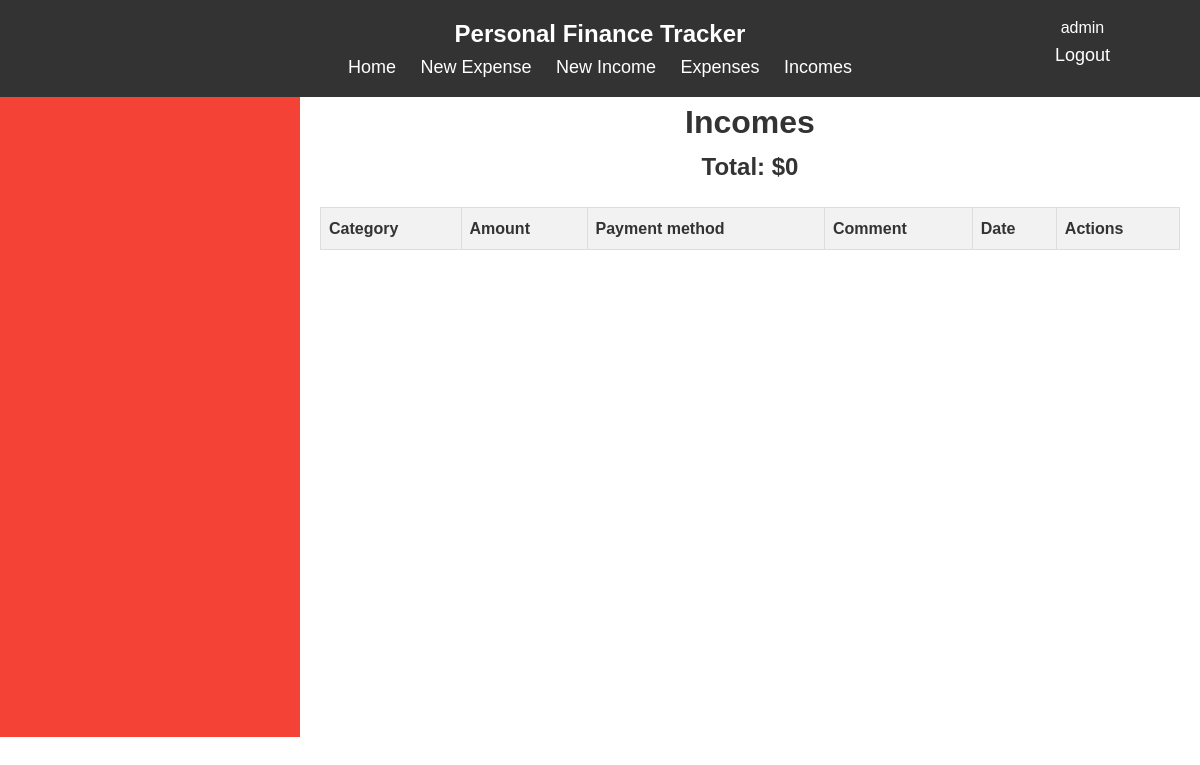
Before: /showincome/ (signed in) with the older database file.
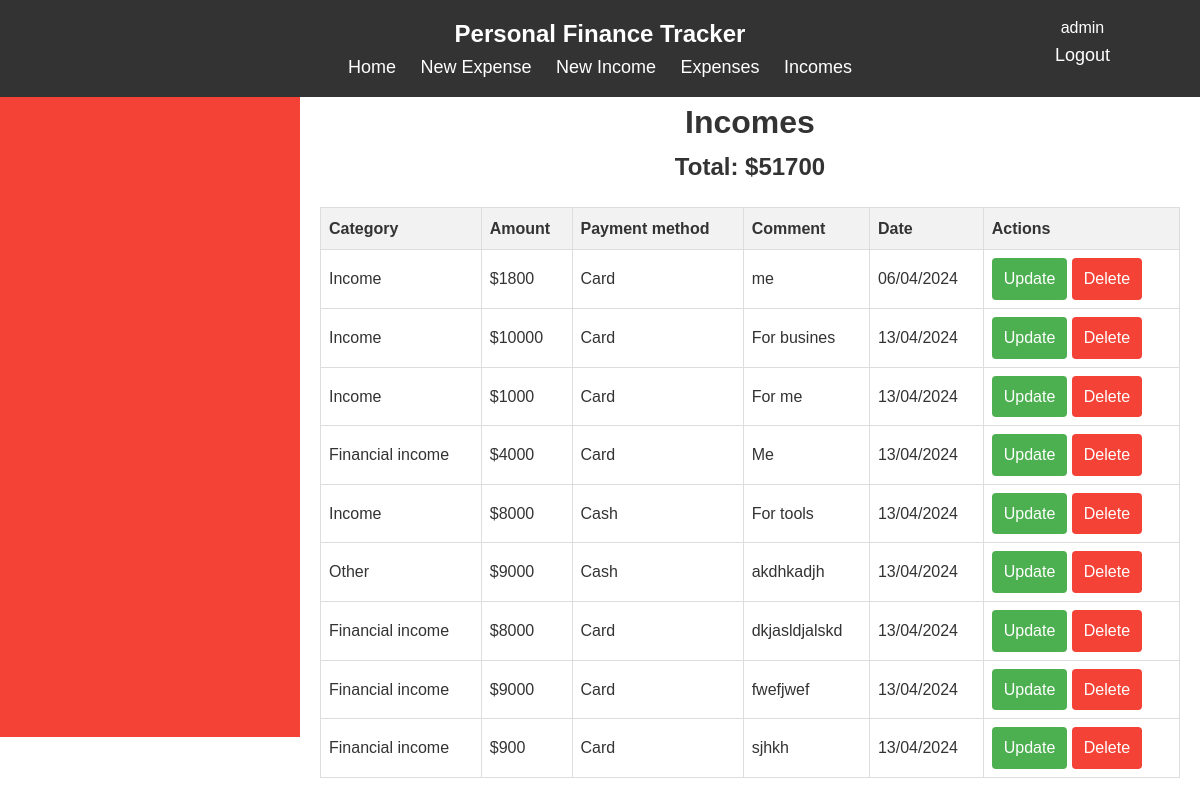
After: the same page with the newer database file.
### app/models.py (models this page shows)
class Income(models.Model):
    IncomeCategory = (
        ('Financial income', 'Financial income'),
        ('Income', 'Income'),
        ('Other', 'Other')
    )
    user = models.ForeignKey(User, on_delete=models.CASCADE, null=True, blank=True, related_name='incomes')
    income_category = models.CharField(max_length=50, choices=IncomeCategory)
    income_amount = models.IntegerField(default=0)
    income_payment_method = models.CharField(max_length=50, choices=PAYMENT_METHOD)
    income_date = models.DateField(default=timezone.now)
    income_comment = models.TextField(null=False)

### app/views.py (the view)
# urls.py: path('showincome/', IncomeListView.as_view(), name='show_in'),
class IncomeListView(LoginRequiredMixin, generic.ListView):
    model = Income
    template_name = 'list_income.html'
    context_object_name = 'incomes'
    def get_context_data(self, **kwargs):
        context = super().get_context_data(**kwargs)
        context['incomes'] = context['incomes'].filter(user=self.request.user)
        total_income = Income.objects.filter(user=self.request.user).aggregate(total=Sum('income_amount'))['total'] or 0
        context['total_income'] = total_income
        return context

### app/templates/list_income.html
{% extends "base.html" %}
{% block content %}
<div class="main" style="display: flex; gap: 20px;">
<div class="left" style="width: 25%; background-color: #f44336; position: sticky; top: 0; height: 80vh;">
</div>
<div class="right" style="flex-grow: 5; padding-right: 20px;">
<h1 style="text-align: center;">Incomes</h1>
<h2 style="text-align: center;">Total: ${{ total_income }}</h2>
<table class="income-table" style="border-collapse: collapse; width: 100%;">
    <thead>
        <tr style="background-color: #f2f2f2;">
            <th style="border: 1px solid #ddd; padding: 8px;">Category</th>
            <th style="border: 1px solid #ddd; padding: 8px;">Amount</th>
            <th style="border: 1px solid #ddd; padding: 8px;">Payment method</th>
            <th style="border: 1px solid #ddd; padding: 8px;">Comment</th>
            <th style="border: 1px solid #ddd; padding: 8px;">Date</th>
            <th style="border: 1px solid #ddd; padding: 8px;">Actions</th>
        </tr>
    </thead>
    <tbody>
        {% for income in incomes %}
        <tr style="background-color: #ffffff;">
            <td style="border: 1px solid #ddd; padding: 8px;">{{ income.get_income_category_display }}</td>
            <td style="border: 1px solid #ddd; padding: 8px;">${{ income.income_amount }}</td>
            <td style="border: 1px solid #ddd; padding: 8px;">{{ income.get_income_payment_method_display }}</td>
            <td style="border: 1px solid #ddd; padding: 8px;">{{ income.income_comment }}</td>
            <td style="border: 1px solid #ddd; padding: 8px;">{{ income.income_date|date:"d/m/Y" }}</td>
            <td style="border: 1px solid #ddd; padding: 8px;">
                <a href="{% url 'update_in' pk=income.pk %}" style="background-color: #4CAF50; color: white; padding: 8px 12px; text-align: center; text-decoration: none; display: inline-block; border-radius: 4px;">Update</a>
                <a href="{% url 'delete_in' pk=income.pk %}" style="background-color: #f44336; color: white; padding: 8px 12px; text-align: center; text-decoration: none; display: inline-block; border-radius: 4px;">Delete</a>
            </td>
        </tr>
        {% endfor %}
    </tbody>
</table>
</div>
</div>
{% endblock content %}

Changed rows visible on the page:
added Income: income_category "Income", income_amount "1800", income_payment_method "Card", income_comment "me", income_date "06/04/2024"
added Income: income_category "Income", income_amount "10000", income_payment_method "Card", income_comment "For busines", income_date "13/04/2024"
added Income: income_category "Income", income_amount "1000", income_payment_method "Card", income_comment "For me", income_date "13/04/2024"
added Income: income_category "Financial income", income_amount "4000", income_payment_method "Card", income_comment "Me", income_date "13/04/2024"
added Income: income_category "Income", income_amount "8000", income_payment_method "Cash", income_comment "For tools", income_date "13/04/2024"
added Income: income_category "Other", income_amount "9000", income_payment_method "Cash", income_comment "akdhkadjh", income_date "13/04/2024"
added Income: income_category "Financial income", income_amount "8000", income_payment_method "Card", income_comment "dkjasldjalskd", income_date "13/04/2024"
added Income: income_category "Financial income", income_amount "9000", income_payment_method "Card", income_comment "fwefjwef", income_date "13/04/2024"
added Income: income_category "Financial income", income_amount "900", income_payment_method "Card", income_comment "sjhkh", income_date "13/04/2024"
Other visible differences:
{{ total_income }}: "0" → "51700"
